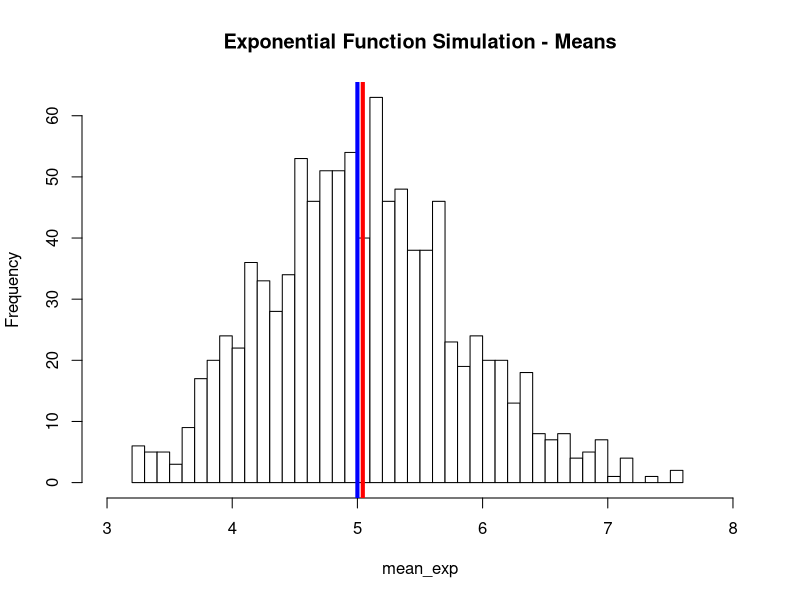
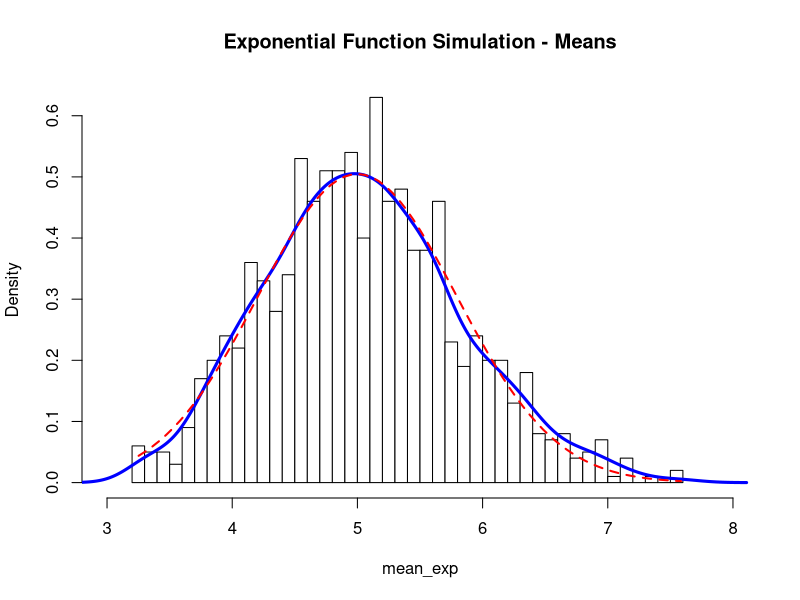
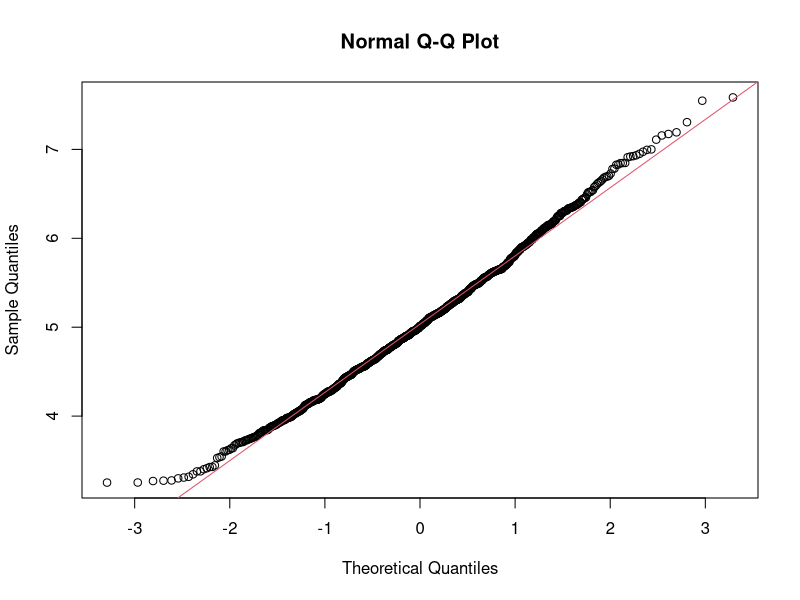

Here is the R script that generated these plots, in order:
## ---- chunk 1
knitr::opts_chunk$set(echo = TRUE)

set.seed(5) # setting seed value
lambda <- 0.2 # lambda value specified
nos <- 40 # number of samples
sim <- 1000 # no. of simulations specified

# Q1 - Show the sample mean and compare it to the theoretical mean of the distribution

sim_exp <- replicate(sim,rexp(nos,lambda)) # running simulations

mean_exp <- apply(sim_exp,2,mean) # calculating mean for each sample

s_mean <- mean(mean_exp) # calculated mean from the sample
s_mean
t_mean <- 1/lambda # calculated theoretical mean
t_mean

hist(mean_exp, col="white", main = "Exponential Function Simulation - Means",breaks=40, xlim = c(3,8)) # plotting histogram for means
abline(v=s_mean, lwd = "4", col = "red")
abline(v=t_mean, lwd = "4", col = "blue")

# Result for Q1 - We can clearly see from above results & plot, that sample mean and theoretical mean are very close to each other.

# Q2 - Show how variable the sample is (via variance) and compare it to the theoretical variance of the distribution

s_var <- var(mean_exp) # calculating sample variance
s_var
t_var <- ((1/lambda)/sqrt(nos))^2 # calculating theoretical variance
t_var

# Result for Q2 - We can clearly see from above results, that sample variance and theoretical variance are very close to each other.

# Q3 - Show that the distribution is approximately normal

hist(mean_exp, prob=TRUE,col="white", main = "Exponential Function Simulation - Means",breaks=40, xlim = c(3,8)) # plotting histogram for means
lines(density(mean_exp),lwd=3,col="blue") # plotting the distribution curve
# plotting the normal distribution curve
a <- seq(min(mean_exp), max(mean_exp), length=2*nos)
b <- dnorm(a, mean=1/lambda, sd=sqrt(((1/lambda)/sqrt(nos))^2))
lines(a, b, pch=22, col="red", lwd=2, lty = 2)

# comparing the quantile plots

qqnorm(mean_exp)
qqline(mean_exp, col = 2)

# Result for Q3 - From the above two plots, we can safely conclude that the distribution of mean of 40 exponentials is very close to normal distribution.

